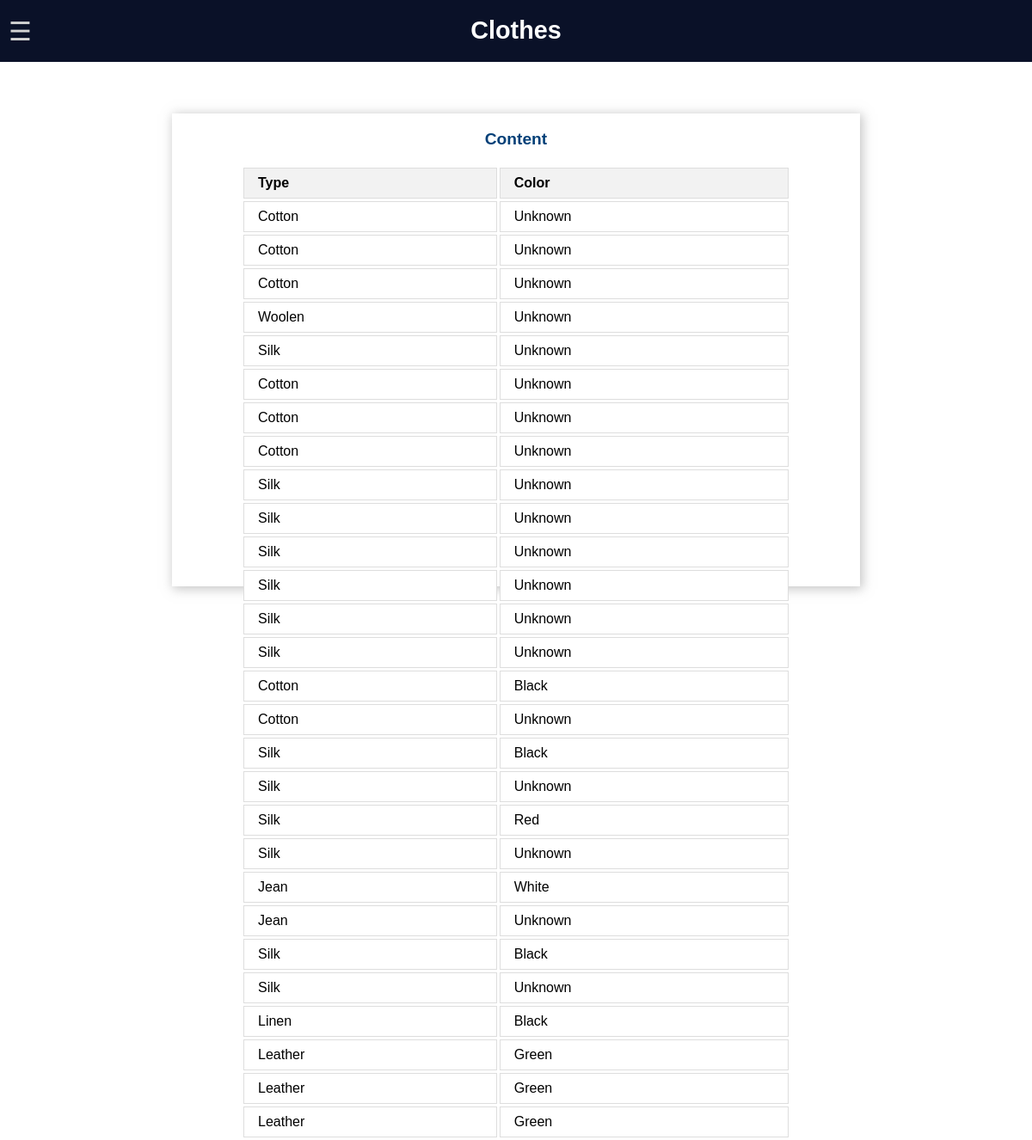
The app's page /content.html with its own data.
### tables this page shows
CREATE TABLE ClothType (
    id INTEGER PRIMARY KEY,
    name TEXT,
    recommended_temp_id INTEGER,
    FOREIGN KEY(recommended_temp_id) REFERENCES Temperature(id)
);

CREATE TABLE ClothesColor (
    id INTEGER PRIMARY KEY AUTOINCREMENT,
    color CHAR(15) NOT NULL
);

### laundry_app.py (the view)
@app.route('/content.html')
def display_clothes():
    with sqlite3.connect('washing_db_corrected.sqlite') as conn:
        cursor = conn.cursor()
        clothes = get_table_from_db("Clothes") # conn.execute('SELECT * FROM Clothes').fetchall()
        colors = dict(get_table_from_db("ClothesColor")) # dict(conn.execute('SELECT * FROM ClothesColor').fetchall())
        clothe_types = get_table_from_db("ClothType") #conn.execute('SELECT id, name FROM ClothType').fetchall()
        clothe_types = dict([(i[0], i[1]) for i in clothe_types])
        temp = dict(get_table_from_db("Temperature") ) # dict(conn.execute('SELECT * FROM Temperature').fetchall())
        list_to_display = []
        for cloth in clothes:
            temp_list = []
            temp_list.append(clothe_types[int(cloth[1])]) # cloth_type_id
            if cloth[-1] is not None:
                temp_list.append(colors[cloth[-1]]) # cloth_color_id
            else:
                temp_list.append("Unknown")
            list_to_display.append(temp_list)
    return render_template('/content.html', data=list_to_display)

### laundry_app.py (called while the page is built)
def get_table_from_db(table_names, colnames=None):
    desired_tables = []
    with sqlite3.connect('washing_db_corrected.sqlite') as conn:
        cursor = conn.cursor()
        if type(table_names) is not list:
            table_names = re.split(',|_|-|!', table_names.replace(" ",""))
        if type(colnames) is not None and type(colnames) is  list:
            colnames = re.split(',|_|-|!', colnames.replace(" ",""))
        for table_name in table_names:
            if colnames is None:
                query = 'SELECT * FROM ' + table_name
                desired_tables.append(conn.execute(query).fetchall())
            else:
                query = 'SELECT ' + ''.join(colnames) + ' FROM ' + table_name
                desired_tables.append(conn.execute(query).fetchall())
    if len(table_names) == 1:
        return reduce(add, desired_tables)
    else:
        return desired_tables

### templates/content.html (shortened to what this page needs)
<!DOCTYPE html>
<html>
  <head>
    <link rel="stylesheet" type="text/css" href="static/css/style.css" />
    <link
      rel="stylesheet"
      href="https://use.fontawesome.com/releases/v5.7.2/css/all.css"
    />
  </head>
  <body>
    <div class="topnav">
      <h1>Clothes</h1>
      <span style="font-size: 30px; cursor: pointer" onclick="openNav()"
        >&#9776;</span
      >
    </div>
    <div class="content">
      <div class="card-grid">
        <div class="card-list">
        <p class="card-title">Content</p>
        <div id="list" class = "list">
          <table>
            <thead>
              <tr>
                <th>Type</th>
                <th>Color</th>
              </tr>
            </thead>
            <tbody id="clothesData">
				{% for row in data %}
				<tr>
					<td>{{ row[0] }}</td><td> {{ row [1] }}</td>
				</tr>
				{% endfor %}
            </tbody>
          </table>
        </div>
        </div>
        </div>
      </div>
  </body>
</html>

### static/css/style.css (style rules this page uses)
html { font-family: Arial, Helvetica, sans-serif; display: inline-block; text-align: center; }
h1 { font-size: 1.8rem; color: white; }
p { font-size: 1.4rem; }
.topnav { overflow: hidden; background-color: #0a1128; position: relative; }
.topnav h1 { display: inline-block; }
.topnav span { position: absolute; left: 10px; top: 50%; transform: translateY(-50%); color: lightgray; }
body { margin: 0; }
.content { padding: 5%; }
.card-grid { display: flex; justify-content: flex-start; align-items: start; gap: 10px; max-width: 800px; margin: 0 auto; }
.card-list { flex-grow: 1; height: 550px; background-color: white; box-shadow: 2px 2px 12px 1px rgba(140, 140, 140, 0.5); }
.card-title { font-size: 1.2rem; font-weight: bold; color: #034078; }
.list { display: flex; justify-content: center; align-items: top; height: 100%; }
.list table { width: 80%; border-collapse: separate; border-spacing: 3px; }
.list th, .list td { border: 1px solid #ddd; padding: 8px 16px; text-align: left; background-color: #fff; }
.list th { background-color: #f2f2f2; }

### records on screen
ClothType: name "Cotton", row "Unknown", name "Cotton"
ClothType: name "Woolen", row "Unknown"
ClothType: name "Silk", row "Unknown", name "Silk" "Silk" "Silk"
ClothesColor: color "Black" "Black" "Black" "Black"
ClothesColor: color "Red"
ClothType: name "Jean", name "Jean", row "Unknown"
ClothesColor: color "White"
ClothType: name "Linen"
ClothType: name "Leather" "Leather" "Leather"
ClothesColor: color "Green" "Green" "Green"
